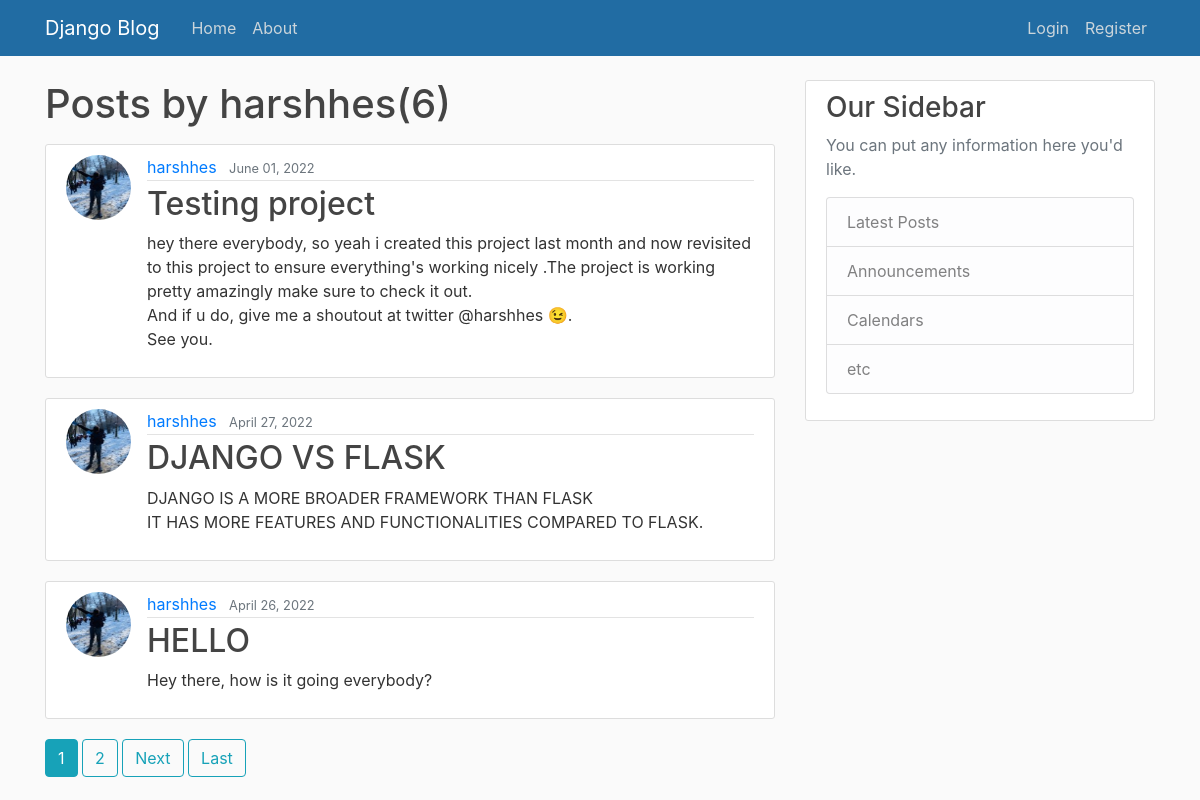
Page /user/harshhes on the committed database.
### blog/models.py (models this page shows, shortened)
class Post(models.Model):
    title = models.CharField(max_length=100)
    content = models.TextField()
    date_posted = models.DateTimeField(default=timezone.now)
    author = models.ForeignKey(User, on_delete=models.CASCADE)

### users/models.py (models this page shows, shortened)
class Profile(models.Model):
    user = models.OneToOneField(User, on_delete=models.CASCADE)
    image = models.ImageField(default='default.jpg', upload_to='profile_pics')

### blog/views.py (the view)
# urls.py: path('user/<str:username>', UserPostListView.as_view(), name='user-posts'),
class UserPostListView(ListView):
    model = Post
    template_name = 'blog/user_posts.html'  #<app>/<model>_<viewtype>.html
    context_object_name = 'posts'
    ordering = ['-date_posted']
    paginate_by = 3
    def get_queryset(self):
        user = get_object_or_404(User, username=self.kwargs.get("username"))
        return Post.objects.filter(author=user).order_by('-date_posted')

### blog/templates/blog/user_posts.html (shortened to what this page needs)
{% extends "blog/base.html" %}
{% block content %}
    <h1 class="mb-3">Posts by {{ view.kwargs.username }}({{ page_obj.paginator.count}})</h1>
    {% for post in posts %}
        <article class="media content-section">
            <img class="rounded-circle article-img" src="{{ post.author.profile.image.url }}">
            <div class="media-body">
            <div class="article-metadata">
                <a class="mr-2" href="{% url 'user-posts' post.author.username %}">{{ post.author }}</a>
                <small class="text-muted">{{ post.date_posted|date:"F d, Y" }}</small>
            </div>
            <h2><a class="article-title" href="{% url 'post-detail' post.id %}">{{ post.title }}</a></h2>
            <p class="article-content">{{ post.content }}</p>
            </div>
        </article>
    {% endfor %}
    {% if is_paginated %}
        {% for num in page_obj.paginator.page_range %}
            {% if page_obj.number == num %}
                <a class="btn btn-info mb-4" href="?page={{ num }}">{{ num }}</a>
            {% elif num > page_obj.number|add:'-3' and num < page_obj.number|add:'3' %}
                <a class="btn btn-outline-info mb-4" href="?page={{ num }}">{{ num }}</a>
            {% endif %}
        {% endfor %}
        {% if page_obj.has_next %}
            <a class="btn btn-outline-info mb-4" href="?page={{ page_obj.next_page_number }}">Next</a>
            <a class="btn btn-outline-info mb-4" href="?page={{ page_obj.paginator.num_pages }}">Last</a>
        {% endif %}
    {% endif %}
{% endblock content %}

### blog/static/blog/main.css (style rules this page uses)
body { background: #fafafa; color: #333333; margin-top: 5rem; }
h1, h2, h3, h4, h5, h6 { color: #444444; }
.content-section { background: #ffffff; padding: 10px 20px; border: 1px solid #dddddd; border-radius: 3px; margin-bottom: 20px; }
.article-title { color: #444444; }
.article-content { white-space: pre-line; }
.article-img { height: 65px; width: 65px; margin-right: 16px; }
.article-metadata { padding-bottom: 1px; margin-bottom: 4px; border-bottom: 1px solid #e3e3e3 }

### rows in the picture
Post: author.profile.image (picture), author "harshhes", date_posted "June 01, 2022", title "Testing project", content "hey there everybody, so yeah i created this project last month and now revisited to this project to ensure everything's working nicely .The project is working pretty amazingly make sure to check it out. And if u do, give me a shoutout at twitter @harshhes 😉. See you."
Post: author.profile.image (picture), author "harshhes", date_posted "April 27, 2022", title "DJANGO VS FLASK", content "DJANGO IS A MORE BROADER FRAMEWORK THAN FLASK IT HAS MORE FEATURES AND FUNCTIONALITIES COMPARED TO FLASK."
Post: author.profile.image (picture), author "harshhes", date_posted "April 26, 2022", title "HELLO", content "Hey there, how is it going everybody?"

### other values in the picture
{{ view.kwargs.username }} "harshhes"
{{ page_obj.paginator.count }} "6"
{{ num }} "1"
{{ num }} "2"
